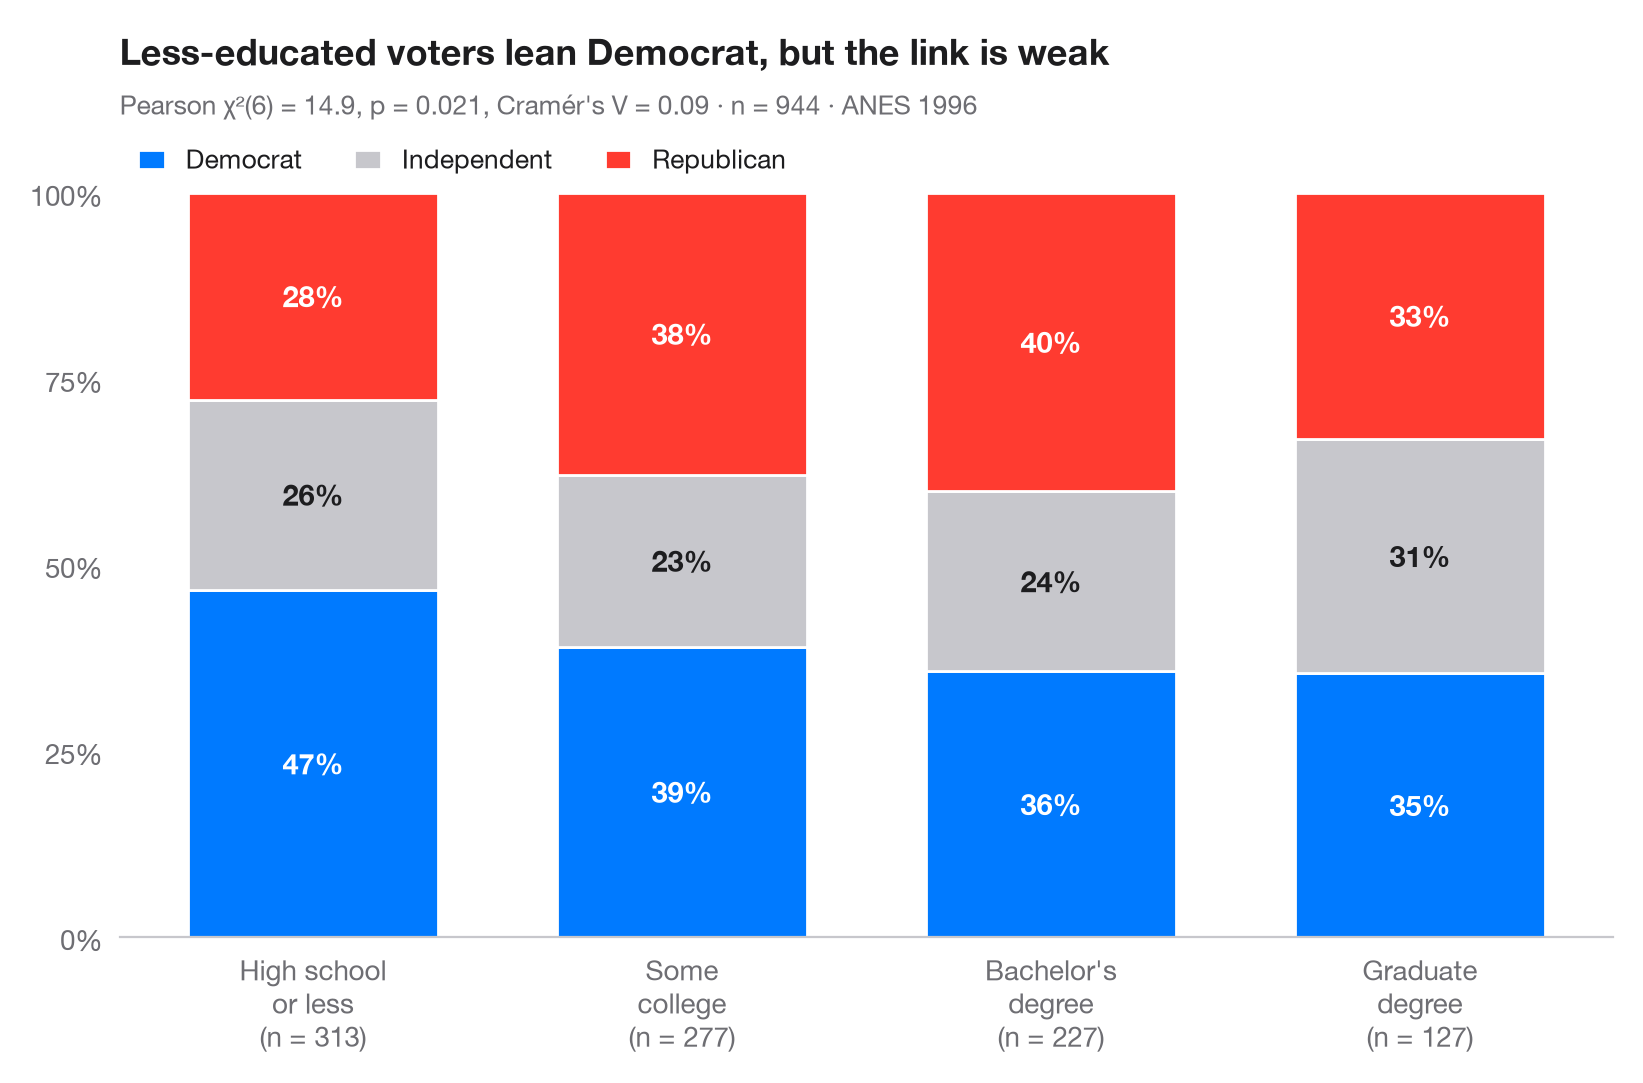

The Python source for this figure:
"""
title: Stacked proportions by group
summary: 100% stacked bars with percentage labels, n per bar, chi-squared test and Cramér's V.
r: ggstatsplot::ggbarstats()
tags: [proportions, chi-squared, Cramér's V, stacked bar, survey]
description: |
  The Python counterpart of `ggbarstats()`. Each bar is one group rescaled to
  100%, so the segments show the **conditional distribution** of the outcome within
  the group; the labels are row percentages and the number under each bar is the
  group size. The subtitle reports Pearson's χ² test of independence and
  **Cramér's V**, the effect size that rescales χ² to the 0–1 range.

  Data are the 1996 American National Election Study bundled with **statsmodels**
  (`sm.datasets.anes96`): party identification of 944 voters by education. The
  test comes from `scipy.stats.chi2_contingency` and V from
  `scipy.stats.contingency.association`.
"""
import matplotlib.pyplot as plt
import numpy as np
import pandas as pd
import statsmodels.api as sm
from scipy import stats
from scipy.stats.contingency import association

# Data: 1996 ANES — party identification (7-point scale) by education (7 levels)
df = sm.datasets.anes96.load_pandas().data
df["party"] = pd.cut(df.PID, [-1, 1, 4, 6], labels=["Democrat", "Independent", "Republican"])
df["education"] = pd.cut(df.educ, [0, 3, 5, 6, 7],
                         labels=["High school\nor less", "Some\ncollege", "Bachelor's\ndegree", "Graduate\ndegree"])

table = pd.crosstab(df.education, df.party)
pct = table.div(table.sum(axis=1), axis=0) * 100

# Pearson chi-squared test of independence + Cramér's V
chi2, p, dof, _ = stats.chi2_contingency(table, correction=False)
v = association(table.to_numpy(), method="cramer")

fig, ax = plt.subplots(figsize=(8, 5.2))
colors = ["#007AFF", "#C7C7CC", "#FF3B30"]
x = np.arange(len(pct))
bottom = np.zeros(len(pct))
for party, c in zip(pct.columns, colors):
    ax.bar(x, pct[party], bottom=bottom, color=c, width=0.68, label=party, edgecolor="white", lw=1)
    for xi, (b, h) in enumerate(zip(bottom, pct[party])):
        ax.text(xi, b + h / 2, f"{h:.0f}%", ha="center", va="center", fontsize=10.5,
                fontweight="semibold", color="#1D1D1F" if c == "#C7C7CC" else "white")
    bottom += pct[party].to_numpy()

ax.set_xticks(x, [f"{g}\n(n = {n})" for g, n in zip(pct.index, table.sum(axis=1))])
ax.set_yticks(range(0, 101, 25), [f"{t}%" for t in range(0, 101, 25)])
ax.set_ylim(0, 100)
ax.grid(False)
ax.spines["left"].set_visible(False)
ax.legend(ncols=3, loc="lower left", bbox_to_anchor=(0, 1.0), fontsize=9.5,
          handlelength=1, borderaxespad=0.3)
ax.set_title("Less-educated voters lean Democrat, but the link is weak", pad=46)
ax.text(0, 1.105, f"Pearson χ²({dof}) = {chi2:.1f}, p = {p:.3f}, Cramér's V = {v:.2f} · "
        f"n = {table.to_numpy().sum()} · ANES 1996", transform=ax.transAxes,
        fontsize=9.5, color="#6E6E73")
plt.show()
